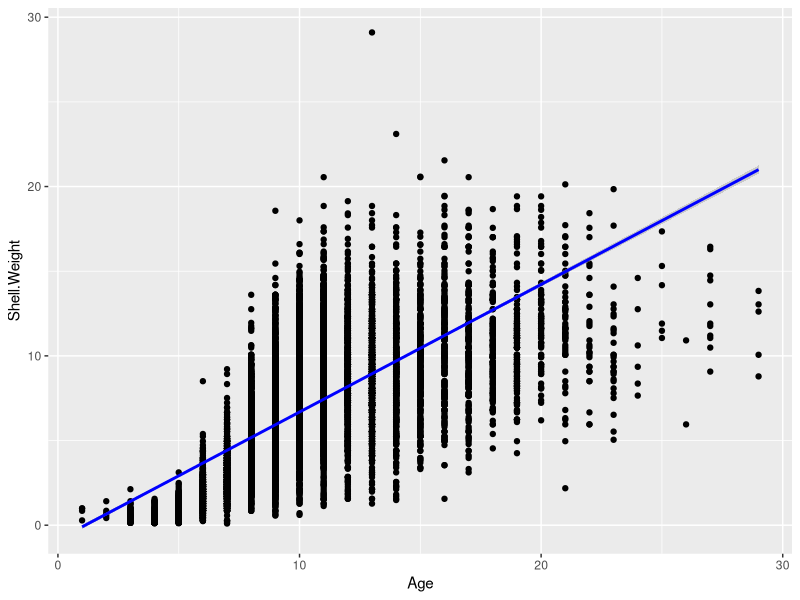
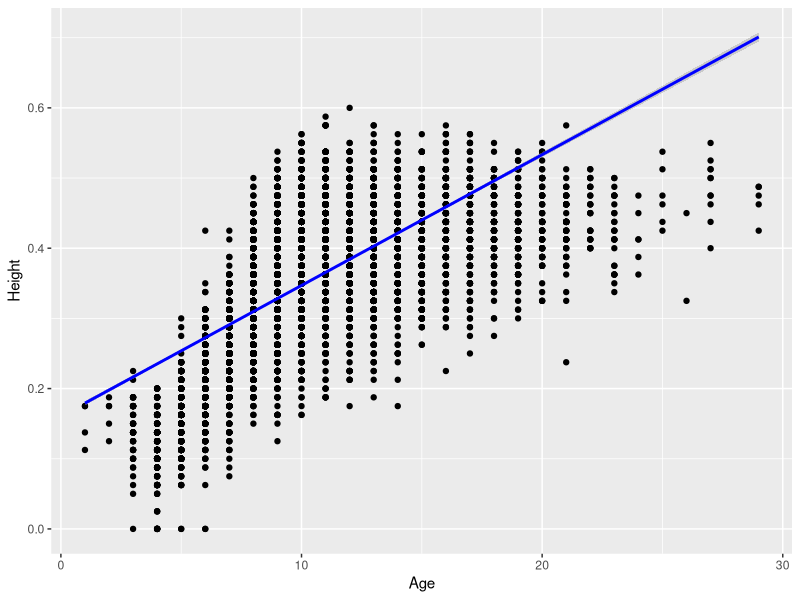
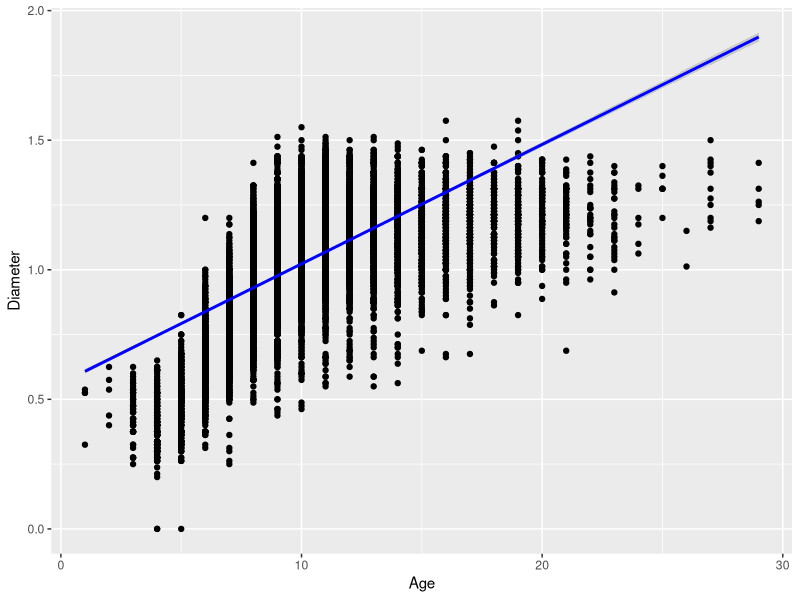
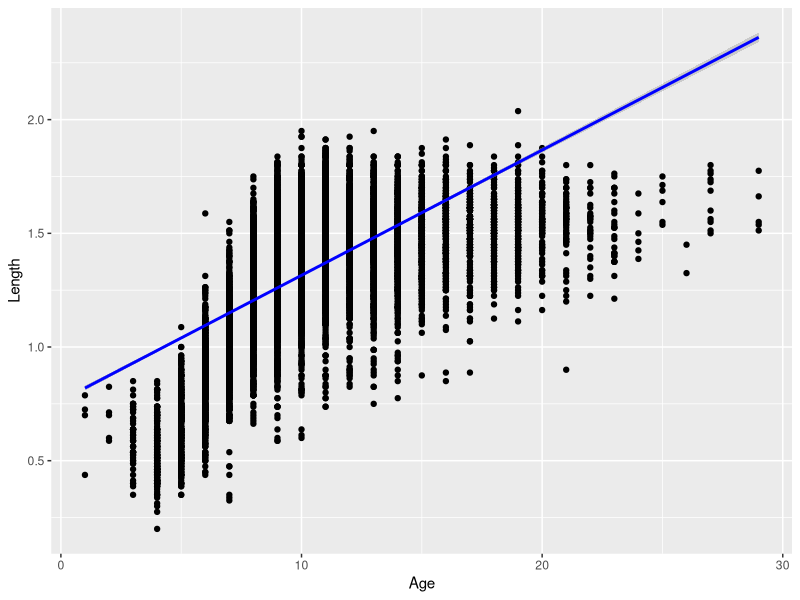

Write R code to recreate these figures, in order.
library(tidyverse)
library(class)
library(caret)
library(FNN)

#Load
CrabTrain <- read.csv("Data/train-1.csv")

#EDA
#Select numerical variables
features <- CrabTrain %>% 
  select(where(is.numeric), -id) %>%
  colnames()

#correlation
cor_results <- data.frame(
  Feature = character(),
  Correlation = numeric()
)

for (feature in features) {
  cor_val <- cor(CrabTrain[[feature]], CrabTrain$Age)
  cor_results <- rbind(cor_results, data.frame(
    Feature = feature,
    Correlation = cor_val
  ))
}

#Print
print(cor_results)

#Plotting
#Shell Weight
ggplot(CrabTrain, aes(x = Age, y = Shell.Weight)) +
  geom_point() +
  geom_smooth(method = "lm", se = TRUE, color = "blue")

#Height
ggplot(CrabTrain, aes(x = Age, y = Height)) +
  geom_point() +
  geom_smooth(method = "lm", se = TRUE, color = "blue")

#Diameter
ggplot(CrabTrain, aes(x = Age, y = Diameter)) +
  geom_point() +
  geom_smooth(method = "lm", se = TRUE, color = "blue")

#Length
ggplot(CrabTrain, aes(x = Age, y = Length)) +
  geom_point() +
  geom_smooth(method = "lm", se = TRUE, color = "blue")

#Model Creation
set.seed(7)
#KNN
feature_df <- CrabTrain %>%
  select(Shell.Weight, Height, Diameter, Length, Weight, Age)

#Standardize
feature_df_scaled <- feature_df %>% mutate(across(where(is.numeric), scale))

#Train-Test
trainIndex <- createDataPartition(feature_df_scaled$Age, p = 0.7, list = FALSE)
train_data <- feature_df_scaled[trainIndex, ]
test_data <- feature_df_scaled[-trainIndex, ]

train_x <- train_data %>% select(-Age)
train_y <- train_data$Age
test_x <- test_data %>% select(-Age)
test_y <- test_data$Age

#KNN Regression
final_knn <- knn.reg(train = train_x, test = test_x, y = train_y, k = 34)

#Predicted ages
predicted_ages <- final_knn$pred

#Actual ages
actual_ages <- test_y

#Evaluation
rmse <- sqrt(mean((predicted_ages - actual_ages)^2))
mae <- mean(abs(predicted_ages - actual_ages))
sst <- sum((actual_ages - mean(actual_ages))^2)
sse <- sum((predicted_ages - actual_ages)^2)
r_squared <- 1 - (sse / sst)

#Print
cat("RMSE:",rmse, "\n")
cat("MAE:",mae, "\n")
cat("R-squared:",r_squared, "\n")
